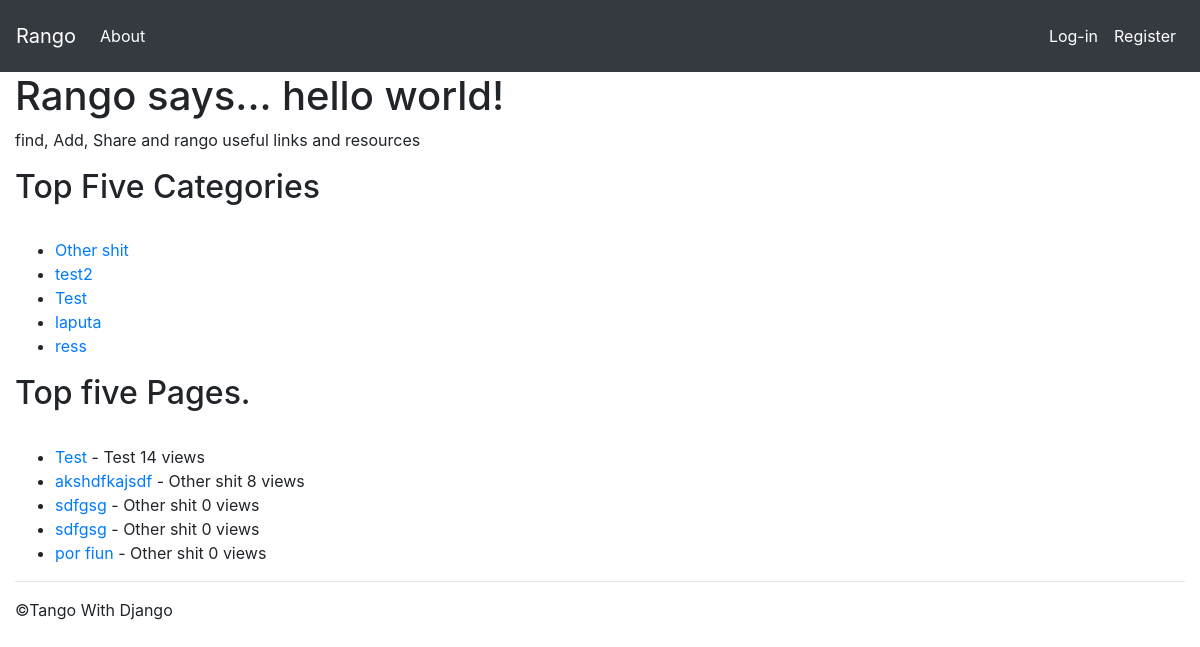
The app's page /, older data.
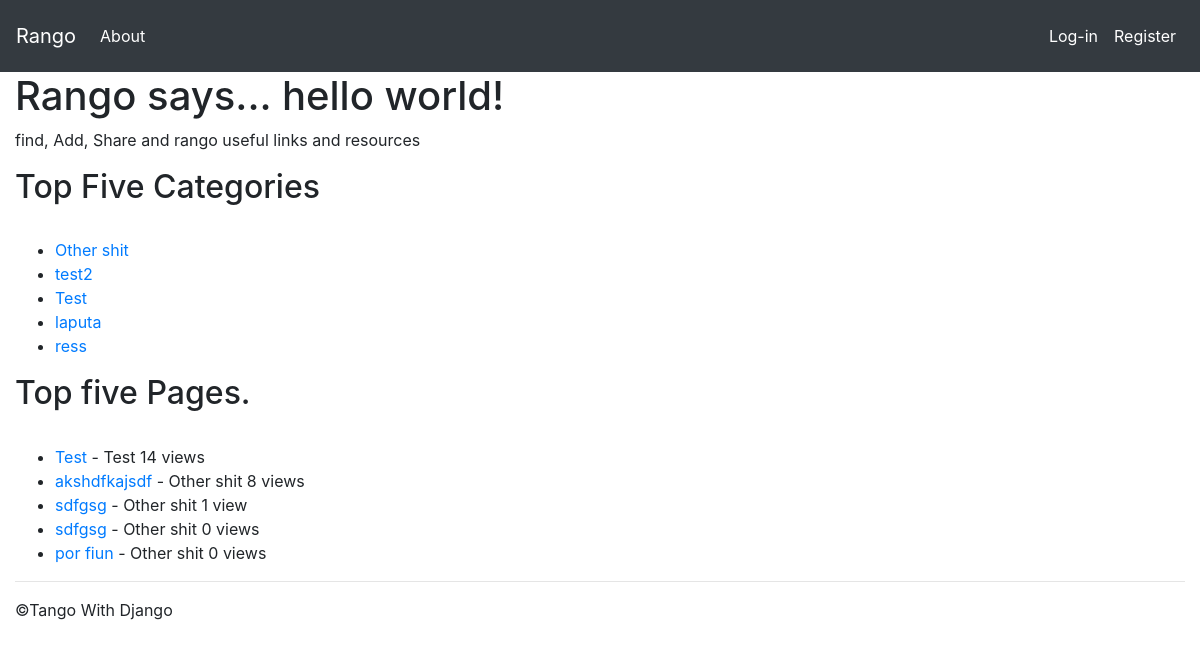
The same page, newer data.
### rango/models.py (models this page shows, shortened)
class Category(models.Model):
    name = models.CharField(max_length=128, unique=True)
    views = models.IntegerField(default=0)
    likes = models.IntegerField(default=0)
    def __str__(self):
        return self.name

class Page(models.Model):
    category = models.ForeignKey(Category, on_delete=models.CASCADE)
    title = models.CharField(max_length=128)
    url = models.URLField()
    views = models.IntegerField(default=0)

### rango/views.py (the view)
# urls.py: path('', views.index, name="home"),
def index(request):
    category_list = Category.objects.all().order_by('-likes')[:5]
    pages = Page.objects.all().order_by('-views')[:5]
    for category in category_list:
        category.url = category.name.replace(' ', '_')
    if request.session.get('last_visit'):
        last_visit_time = request.session.get('last_visit')
        visits = request.session.get('visits', 0)
        if (datetime.now() - datetime.strptime(last_visit_time[:-7], "%Y-%m-%d %H:%M:%S")).days > 0:
            request.session['visits'] = visits + 1
            request.session['last_visit'] = str(datetime.now())
    else:
        request.session['last_visit'] = str(datetime.now())
        request.session['visits'] = 1
    return render(request, 'rango/index.html', {"categories": category_list,
                                                "pages": pages})

### rango/templates/rango/index.html (shortened to what this page needs)
{% extends "rango/base.html" %}
{% load bootstrap4 %}
{% block body_block %}
    <div class="hero-unit">
        {% if user.is_authenticated %}
            <h1>Rango says... hello {{ user.username }}! Ready to Rango</h1>
        {% else %}
            <h1>Rango says... hello world!</h1>
        {% endif %}
        <p>find, Add, Share and rango useful links and resources</p>
        <div class="row-fluid">
            <div class="span6">
                {% if categories %}
                    <h2>Top Five Categories</h2><br/>
                    <ul>
                        {% for category in categories %}
                            <li>
                                <a href="category/{{ category.url }}">{{ category.name }}</a>
                            </li>
                        {% endfor %}
                    </ul>
                {% else %}
                        <strong>There's no categories</strong><br/>
                {% endif %}
                </div>
                <div class="span6">
                {% if pages %}
                    <h2>Top five Pages.</h2><br/>
                    <ul>
                        {% for page in pages %}
                            <li>
                                <a href="{{ page.url }}">{{ page.title }}</a> - {{ page.category }} {{ page.views }} view{{ page.views|pluralize }}
                            </li>
                        {% endfor %}
                    </ul>
                {% endif %}
            </div>
        </div>
    </div>
{% endblock %}

### rango/templates/rango/base.html (shortened to what this page needs)
<!DOCTYPE html>
{% load bootstrap4 %}
{% bootstrap_css %}
<html>
    <head>
    </head>
    <body>
        <nav class="navbar navbar-expand-lg navbar-dark bg-dark">
            <a class="navbar-brand" href="{% url 'home' %}">Rango</a>
            <div class="collapse navbar-collapse" id="navbarText">
                <ul class="navbar-nav mr-auto">
                    <li class="nav-item active">
                        <a class="nav-link" href="{% url 'about' %}">About<span class="sr-only">(current)</span></a>
                    </li>
                </ul>
                <span class="navbar-text">
                    <ul class="navbar-nav mr-auto">
                        {% if user.is_authenticated %}
                            <li class="navbar-text">Welcome, {{ user.username }}!</li>
                            <li class="nav-item active">
                                <a class="nav-link" href="{% url 'logout' %}">Log-out<span class="sr-only">(current)</span></a>
                            </li>
                        {% else %}
                            <li class="nav-item active">
                                <a class="nav-link" href="{% url 'login' %}">Log-in<span class="sr-only">(current)</span></a>
                            </li>
                            <li class="nav-item active">
                                <a class="nav-link" href="{% url 'register' %}">Register<span class="sr-only">(current)</span></a>
                            </li>
                        {% endif %}
                    </ul>
                </span>
            </div>
        </nav>
        <div class="container-fluid">
            <div class="row-fluid">
                <div class="span9">
                    {% block body_block %}
                    {% endblock %}
                </div>
            </div>
            <hr>
            <footer>
                <p>&copy;Tango With Django</p>
            </footer>
        </div>
    </body>
</html>

Row changes from the older to the newer data that the page shows:
changed Page (number 3 of 5 on the later page): views "0" → "1"; moves up the list
